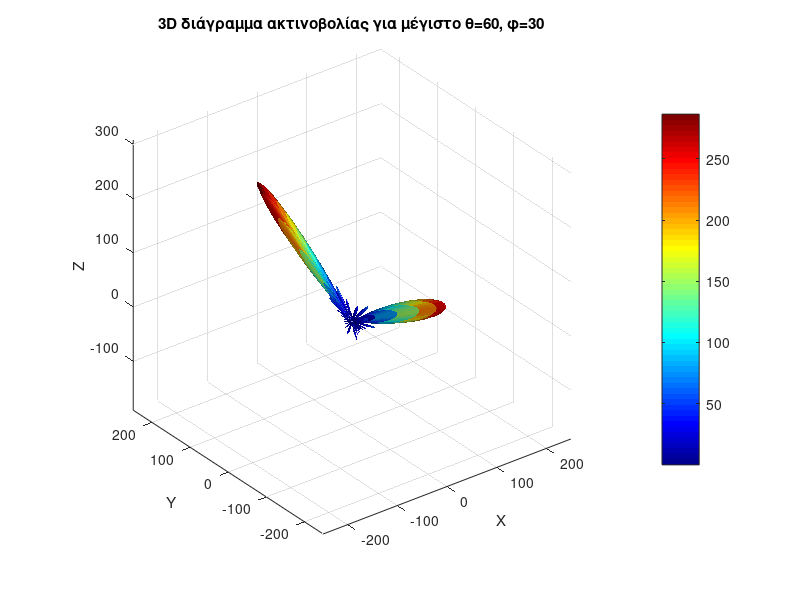

Write the MATLAB code that produced this figure.
N_x = 24;
N_z = 12;
theta_max = pi/3;
phi_max = pi/2;

phi = linspace(0, 2*pi, 360);
theta = linspace(0, pi, 180);
[phi, theta] = meshgrid(phi, theta);

% βρισκουμε τα delta_x και delta_y(psi_x=0, psi_z=0)
delta_x = - pi*cos(phi_max)*sin(theta_max);
delta_z = - pi*cos(theta_max);

psi_x = pi.*cos(phi).*sin(theta) + delta_x;
psi_z = pi.*cos(theta) + delta_z;


A_x = abs( (sin ((N_x.*psi_x) / 2) ) ./ (sin ( psi_x / 2 )) );
A_z = abs( (sin ((N_z.*psi_z) / 2) ) ./ (sin ( psi_z / 2 )) );

E = A_x.*A_z;

X = E.*cos(phi).*sin(theta);
Y = E.*sin(phi).*sin(theta);
Z = E.*cos(theta);

figure;
surf(X, Y, Z, E, 'EdgeColor','none');
title('3D διάγραμμα ακτινοβολίας για μέγιστο θ=60, φ=30');
colormap(jet);
colorbar;
axis equal;
lighting gouraud;
camlight headlight;
xlabel('X');
ylabel('Y');
zlabel('Z');
